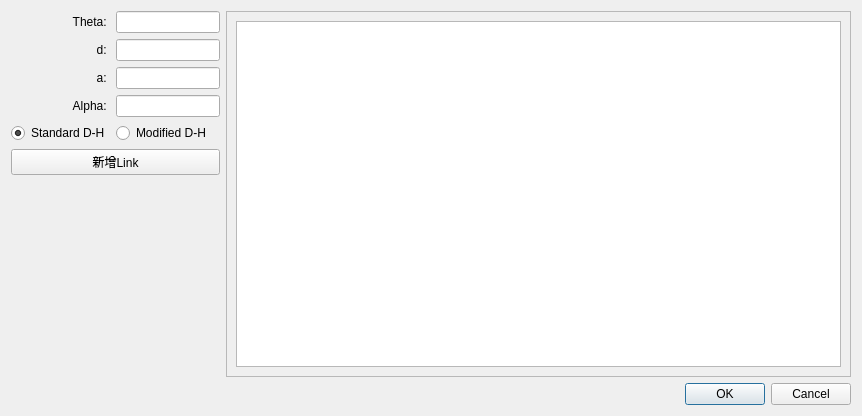
<?xml version="1.0" encoding="UTF-8"?>
<ui version="4.0">
 <class>Dialog</class>
 <widget class="QDialog" name="Dialog">
  <property name="geometry">
   <rect>
    <x>0</x>
    <y>0</y>
    <width>862</width>
    <height>416</height>
   </rect>
  </property>
  <property name="windowTitle">
   <string>Dialog</string>
  </property>
  <layout class="QGridLayout" name="gridLayout" columnstretch="1,3">
   <item row="0" column="0">
    <layout class="QGridLayout" name="gridLayout_2" rowstretch="1,1,1,1,1,10,0" columnstretch="0,0">
     <property name="sizeConstraint">
      <enum>QLayout::SetDefaultConstraint</enum>
     </property>
     <item row="4" column="1">
      <widget class="QRadioButton" name="radioButton_modified">
       <property name="text">
        <string>Modified D-H</string>
       </property>
      </widget>
     </item>
     <item row="2" column="0">
      <widget class="QLabel" name="label_third">
       <property name="maximumSize">
        <size>
         <width>16777215</width>
         <height>30</height>
        </size>
       </property>
       <property name="text">
        <string>a: </string>
       </property>
       <property name="alignment">
        <set>Qt::AlignRight|Qt::AlignTrailing|Qt::AlignVCenter</set>
       </property>
      </widget>
     </item>
     <item row="3" column="0">
      <widget class="QLabel" name="label_fourth">
       <property name="maximumSize">
        <size>
         <width>16777215</width>
         <height>30</height>
        </size>
       </property>
       <property name="text">
        <string>Alpha: </string>
       </property>
       <property name="alignment">
        <set>Qt::AlignRight|Qt::AlignTrailing|Qt::AlignVCenter</set>
       </property>
      </widget>
     </item>
     <item row="0" column="0">
      <widget class="QLabel" name="label_first">
       <property name="maximumSize">
        <size>
         <width>16777215</width>
         <height>30</height>
        </size>
       </property>
       <property name="text">
        <string>Theta: </string>
       </property>
       <property name="alignment">
        <set>Qt::AlignRight|Qt::AlignTrailing|Qt::AlignVCenter</set>
       </property>
      </widget>
     </item>
     <item row="6" column="0" colspan="2">
      <spacer name="verticalSpacer">
       <property name="orientation">
        <enum>Qt::Vertical</enum>
       </property>
       <property name="sizeHint" stdset="0">
        <size>
         <width>20</width>
         <height>40</height>
        </size>
       </property>
      </spacer>
     </item>
     <item row="1" column="0">
      <widget class="QLabel" name="label_second">
       <property name="maximumSize">
        <size>
         <width>16777215</width>
         <height>30</height>
        </size>
       </property>
       <property name="text">
        <string>d: </string>
       </property>
       <property name="alignment">
        <set>Qt::AlignRight|Qt::AlignTrailing|Qt::AlignVCenter</set>
       </property>
      </widget>
     </item>
     <item row="4" column="0">
      <widget class="QRadioButton" name="radioButton_standard">
       <property name="text">
        <string>Standard D-H</string>
       </property>
       <property name="checked">
        <bool>true</bool>
       </property>
      </widget>
     </item>
     <item row="5" column="0" colspan="2">
      <widget class="QPushButton" name="pushButton_addlink">
       <property name="text">
        <string>新增Link</string>
       </property>
      </widget>
     </item>
     <item row="0" column="1">
      <widget class="QLineEdit" name="lineEdit_first"/>
     </item>
     <item row="1" column="1">
      <widget class="QLineEdit" name="lineEdit_second"/>
     </item>
     <item row="2" column="1">
      <widget class="QLineEdit" name="lineEdit_third"/>
     </item>
     <item row="3" column="1">
      <widget class="QLineEdit" name="lineEdit_fourth"/>
     </item>
    </layout>
   </item>
   <item row="0" column="1">
    <widget class="QScrollArea" name="scrollArea">
     <property name="widgetResizable">
      <bool>true</bool>
     </property>
     <widget class="QWidget" name="scrollAreaWidgetContents">
      <property name="geometry">
       <rect>
        <x>0</x>
        <y>0</y>
        <width>626</width>
        <height>367</height>
       </rect>
      </property>
      <layout class="QGridLayout" name="gridLayout_3">
       <item row="0" column="0">
        <widget class="QTextBrowser" name="textBrowser"/>
       </item>
      </layout>
     </widget>
    </widget>
   </item>
   <item row="1" column="0" colspan="2">
    <widget class="QDialogButtonBox" name="buttonBox">
     <property name="orientation">
      <enum>Qt::Horizontal</enum>
     </property>
     <property name="standardButtons">
      <set>QDialogButtonBox::Cancel|QDialogButtonBox::Ok</set>
     </property>
     <property name="centerButtons">
      <bool>false</bool>
     </property>
    </widget>
   </item>
  </layout>
 </widget>
 <resources/>
 <connections>
  <connection>
   <sender>buttonBox</sender>
   <signal>accepted()</signal>
   <receiver>Dialog</receiver>
   <slot>accept()</slot>
   <hints>
    <hint type="sourcelabel">
     <x>585</x>
     <y>390</y>
    </hint>
    <hint type="destinationlabel">
     <x>157</x>
     <y>274</y>
    </hint>
   </hints>
  </connection>
  <connection>
   <sender>buttonBox</sender>
   <signal>rejected()</signal>
   <receiver>Dialog</receiver>
   <slot>reject()</slot>
   <hints>
    <hint type="sourcelabel">
     <x>653</x>
     <y>396</y>
    </hint>
    <hint type="destinationlabel">
     <x>286</x>
     <y>274</y>
    </hint>
   </hints>
  </connection>
 </connections>
</ui>
